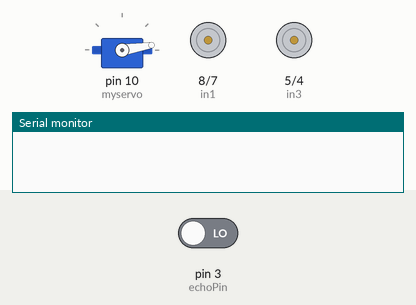
Recording of a sketch running on a simulated Arduino Uno, built with avr-gcc and run on an emulated ATmega328P. Shown: servo, motor-driver pin pairs drawn as motors (green arrow = first pin HIGH = forward, orange = second pin HIGH = backward, longer = more drive, scaled by the enable pin), the last lines printed to the serial monitor. The test bench sets the inputs (shaded band); at power-on: pin 3 (echoPin) LOW.

Above: at 0.15 s.
At 3.76 s:
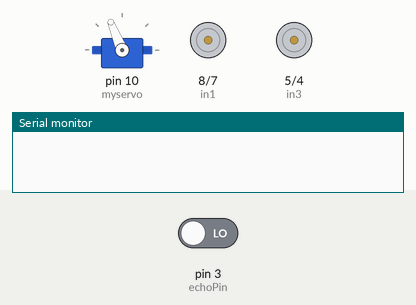
At 7.5 s:
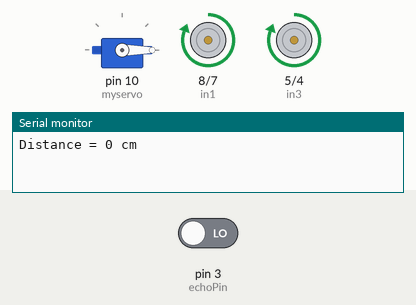
At 16.22 s:
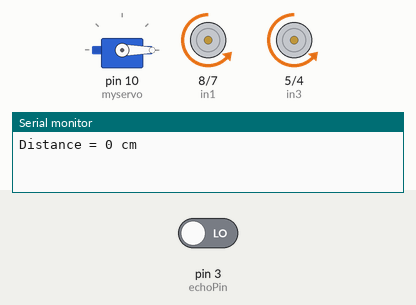
At 24.99 s:
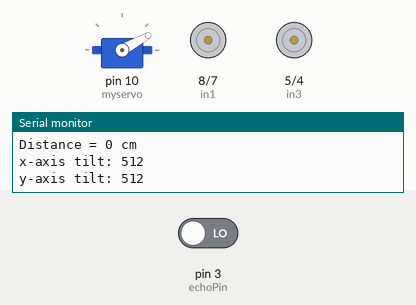
At 34.0 s:
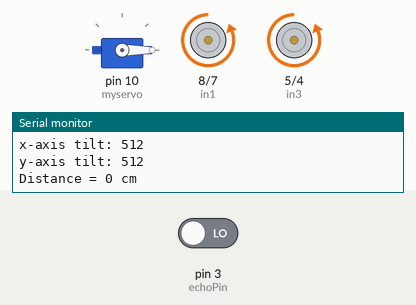
Timing chart, 0 to 40.0 s (numbered marks = the images above):
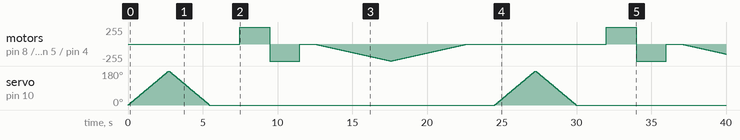

The sketch:

asme_collab_workshop.ino
```cpp
/* Created by Charles Crichton
 * Libraries sourced from Arduino
 *
 * Arduino Workshop Individual Components Code
 */
#include <Servo.h>  // add servo library

Servo myservo;  // create servo object to control a servo

// Define Trig and Echo pin:
#define trigPin 2
#define echoPin 3
// Define variables:
long duration;
int distance;

int potpin = 1;  // analog pin used to connect the potentiometer
int pos;    // variable to read the value from the analog pin
int val;

// Motor A connections
int enA = 9;
int in1 = 8;
int in2 = 7;
// Motor B connections
int enB = 6;
int in3 = 5;
int in4 = 4;

// Joystick 1:
const int VRx1 = 4; // Connect to Analog Pin 0
const int VRy1 = 5; // Connect to Analog Pin 1
const int SW1 = 6; // Connect to Digital Pin 4

void setup() {

   // Define inputs and outputs:
  pinMode(trigPin, OUTPUT);
  pinMode(echoPin, INPUT);
  //Begin Serial communication at a baudrate of 9600:
  Serial.begin(9600);

  myservo.attach(10);  // attaches the servo on pin 9 to the servo object

  // Set all the motor control pins to outputs
  pinMode(enA, OUTPUT);
  pinMode(enB, OUTPUT);
  pinMode(in1, OUTPUT);
  pinMode(in2, OUTPUT);
  pinMode(in3, OUTPUT);
  pinMode(in4, OUTPUT);

  // Turn off motors - Initial state
  digitalWrite(in1, LOW);
  digitalWrite(in2, LOW);
  digitalWrite(in3, LOW);
  digitalWrite(in4, LOW);

  // Joystick 1:
pinMode(SW1, INPUT);
digitalWrite(SW1, HIGH);
}

void loop() {
 for (pos = 0; pos <= 180; pos +=1) { //goes from 0 to 180 degrees in steps of 1 degree
    myservo.write(pos);   //tells servo to go to position in variable 'pos'
    delay (15);           // waits 15ms for the servo to reach the position
 }
 for (pos = 180; pos >= 0; pos -=1) { //goes from 0 to 180 degrees in steps of 1 degree
    myservo.write(pos);  //tells servo to go to position in variable 'pos'
    delay (15);          // waits 15ms for the servo to reach the position
 }

  /*
  val = analogRead(potpin);            // reads the value of the potentiometer (value between 0 and 1023)
  val = map(val, 0, 1023, 0, 180);     // scale it to use it with the servo (value between 0 and 180)
  myservo.write(val);                  // sets the servo position according to the scaled value
  delay(15);                          // waits for the servo to get there
  */

  digitalWrite(trigPin, LOW);
  delay(5);
  digitalWrite(trigPin, HIGH);
  delay(10);
  digitalWrite(trigPin, LOW);
  // Read the echoPin, pulseIn() returns the duration (length of the pulse) in microseconds:
  duration = pulseIn(echoPin, HIGH);
  // Calculate the distance:
  distance= duration*0.034/2;
  // Print the distance on the Serial Monitor
  Serial.print("Distance = ");
  Serial.print(distance);
  Serial.println(" cm");
  delay(1000);

  directionControl();
  delay(1000);
  speedControl();
  delay(1000);

  // Joystick 1:
Serial.print("x-axis tilt: ");
Serial.println(analogRead(VRx1));
Serial.print("y-axis tilt: ");
Serial.println(analogRead(VRy1));
delay(800);


}


// This function lets you control spinning direction of motors
void directionControl() {
  // Set motors to maximum speed
  // For PWM maximum possible values are 0 to 255
  analogWrite(enA, 255);
  analogWrite(enB, 255);

  // Turn on motor A & B
  digitalWrite(in1, HIGH);
  digitalWrite(in2, LOW);
  digitalWrite(in3, HIGH);
  digitalWrite(in4, LOW);
  delay(2000);

  // Now change motor directions
  digitalWrite(in1, LOW);
  digitalWrite(in2, HIGH);
  digitalWrite(in3, LOW);
  digitalWrite(in4, HIGH);
  delay(2000);

  // Turn off motors
  digitalWrite(in1, LOW);
  digitalWrite(in2, LOW);
  digitalWrite(in3, LOW);
  digitalWrite(in4, LOW);
}

// This function lets you control speed of the motors
void speedControl() {
  // Turn on motors
  digitalWrite(in1, LOW);
  digitalWrite(in2, HIGH);
  digitalWrite(in3, LOW);
  digitalWrite(in4, HIGH);

  // Accelerate from zero to maximum speed
  for (int i = 0; i < 256; i++) {
    analogWrite(enA, i);
    analogWrite(enB, i);
    delay(20);
  }

  // Decelerate from maximum speed to zero
  for (int i = 255; i >= 0; --i) {
    analogWrite(enA, i);
    analogWrite(enB, i);
    delay(20);
  }
}

/*// Servo
  //pre
    #include <Servo.h>
    Servo myservo; //creates servo object to control a servo
  //setup
    myservo.attach(PIN);
  //loop
    myservo.write(ANGLE);

// Joystick
  //pre
    #define joyX A0
    #define joyY A1
  //setup
    pinMode (PIN, INPUT_PULLUP);
  //loop
    int X;
    int Y;
    X = analogRead(joyX);
    Y = analogRead(joyY);
    digitalRead(PIN);

// Motor
  //pre
    #define enA 9
    #define in1 4
    #define in2 5
  //setup
    pinMode(enA, OUTPUT);
    pinMode(in1, OUTPUT);
    pinMode(in2, OUTPUT);
  //loop
    digitalWrite(in1, HIGH);
    digitalWrite(in2, LOW);
    analogWrite(enA, SPEED);

// US Sensor
  //pre
    #include <NewPing.h>
    #define TRIGGER_PIN  10  // 12 Arduino pin tied to trigger pin on the ultrasonic sensor.
    #define ECHO_PIN     9  // 11 Arduino pin tied to echo pin on the ultrasonic sensor.
    #define MAX_DISTANCE 200 // Maximum distance we want to ping for (in centimeters). Maximum sensor distance is rated at 400-500cm.
    NewPing sonar(TRIGGER_PIN, ECHO_PIN, MAX_DISTANCE); // NewPing setup of pins and maximum distance.
  //setup
  //loop
    sonar.ping_cm()

// Potentiometer
  //pre
    #define pot A1
  //setup
  //loop
    int val;
    val = analogRead(pot);


// Serial
  //pre
  //setup
    Serial.begin(BAUDRATE);
  //loop
    Serial.print();


int pos = 0; //variable to store the servo position

void setup() {
  // put your setup code here, to run once:
  myservo.attach(9);  //attaches the servo on pin 9 to the servo object
}

void loop() {
  // put your main code here, to run repeatedly:
  for (pos = 0; pos <= 180: pos +=1) { //goes from 0 to 180 degrees in steps of 1 degree
    myservo.write(pos);   //tells servo to go to position in variable 'pos'
    delay (15);           // wats 15ms for the servo to reach the position
  }
  for (pos = 180; pos >= 0: pos -=1) { //goes from 0 to 180 degrees in steps of 1 degree
    myservo.write(pos);  //tells servo to go to position in variable 'pos'
    delay (15);          // wats 15ms for the servo to reach the position
  }
}*/
```
